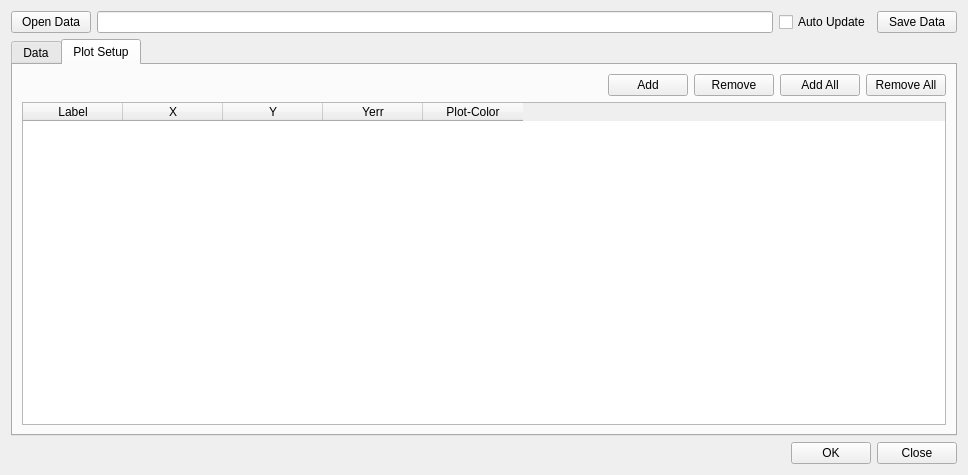
<?xml version="1.0" encoding="UTF-8"?>
<ui version="4.0">
 <class>Form</class>
 <widget class="QWidget" name="Form">
  <property name="geometry">
   <rect>
    <x>0</x>
    <y>0</y>
    <width>968</width>
    <height>475</height>
   </rect>
  </property>
  <property name="sizePolicy">
   <sizepolicy hsizetype="Expanding" vsizetype="Expanding">
    <horstretch>0</horstretch>
    <verstretch>0</verstretch>
   </sizepolicy>
  </property>
  <property name="windowTitle">
   <string>Form</string>
  </property>
  <layout class="QVBoxLayout" name="verticalLayout_2">
   <item>
    <layout class="QVBoxLayout" name="verticalLayout">
     <item>
      <layout class="QHBoxLayout" name="horizontalLayout">
       <item>
        <widget class="QPushButton" name="openDataFilePushButton">
         <property name="text">
          <string>Open Data</string>
         </property>
         <property name="autoDefault">
          <bool>false</bool>
         </property>
        </widget>
       </item>
       <item>
        <widget class="QLineEdit" name="dataFileLineEdit"/>
       </item>
       <item>
        <widget class="QCheckBox" name="autoUpdateCheckBox">
         <property name="text">
          <string>Auto Update</string>
         </property>
        </widget>
       </item>
       <item>
        <widget class="QPushButton" name="saveDataPushButton">
         <property name="text">
          <string>Save Data</string>
         </property>
        </widget>
       </item>
      </layout>
     </item>
     <item>
      <widget class="QTabWidget" name="tabWidget">
       <property name="currentIndex">
        <number>1</number>
       </property>
       <widget class="QWidget" name="dataTab">
        <attribute name="title">
         <string>Data</string>
        </attribute>
        <layout class="QVBoxLayout" name="verticalLayout_5">
         <item>
          <widget class="QSplitter" name="splitter">
           <property name="orientation">
            <enum>Qt::Horizontal</enum>
           </property>
           <widget class="QWidget" name="layoutWidget">
            <layout class="QVBoxLayout" name="verticalLayout_3">
             <item>
              <layout class="QHBoxLayout" name="horizontalLayout_3">
               <item>
                <widget class="QLabel" name="metaDataLabel">
                 <property name="sizePolicy">
                  <sizepolicy hsizetype="Fixed" vsizetype="Preferred">
                   <horstretch>0</horstretch>
                   <verstretch>0</verstretch>
                  </sizepolicy>
                 </property>
                 <property name="font">
                  <font>
                   <weight>75</weight>
                   <bold>true</bold>
                  </font>
                 </property>
                 <property name="text">
                  <string>Metadata</string>
                 </property>
                </widget>
               </item>
               <item>
                <widget class="QPushButton" name="addMetaDataPushButton">
                 <property name="text">
                  <string>Add</string>
                 </property>
                </widget>
               </item>
               <item>
                <widget class="QPushButton" name="removeMetaDataPushButton">
                 <property name="text">
                  <string>Remove</string>
                 </property>
                </widget>
               </item>
              </layout>
             </item>
             <item>
              <widget class="QTableWidget" name="metaDataTableWidget">
               <property name="sortingEnabled">
                <bool>true</bool>
               </property>
               <column>
                <property name="text">
                 <string>Parameter</string>
                </property>
               </column>
               <column>
                <property name="text">
                 <string>Value</string>
                </property>
               </column>
              </widget>
             </item>
            </layout>
           </widget>
           <widget class="QWidget" name="layoutWidget">
            <layout class="QVBoxLayout" name="verticalLayout_4">
             <item>
              <layout class="QHBoxLayout" name="horizontalLayout_4">
               <item>
                <widget class="QLabel" name="dataLabel">
                 <property name="sizePolicy">
                  <sizepolicy hsizetype="Fixed" vsizetype="Preferred">
                   <horstretch>0</horstretch>
                   <verstretch>0</verstretch>
                  </sizepolicy>
                 </property>
                 <property name="font">
                  <font>
                   <weight>75</weight>
                   <bold>true</bold>
                  </font>
                 </property>
                 <property name="text">
                  <string>Data</string>
                 </property>
                </widget>
               </item>
               <item>
                <widget class="QPushButton" name="addRowPushButton">
                 <property name="text">
                  <string>Add Row</string>
                 </property>
                </widget>
               </item>
               <item>
                <widget class="QPushButton" name="removeRowsPushButton">
                 <property name="text">
                  <string>Remove Rows</string>
                 </property>
                </widget>
               </item>
               <item>
                <widget class="QPushButton" name="editColumnPushButton">
                 <property name="text">
                  <string>Edit Column</string>
                 </property>
                </widget>
               </item>
               <item>
                <widget class="QPushButton" name="addColumnPushButton">
                 <property name="text">
                  <string>Add Column</string>
                 </property>
                </widget>
               </item>
               <item>
                <widget class="QPushButton" name="removeColumnPushButton">
                 <property name="text">
                  <string>Remove Columns</string>
                 </property>
                </widget>
               </item>
              </layout>
             </item>
             <item>
              <widget class="QTableWidget" name="dataTableWidget">
               <property name="sortingEnabled">
                <bool>true</bool>
               </property>
              </widget>
             </item>
            </layout>
           </widget>
          </widget>
         </item>
        </layout>
       </widget>
       <widget class="QWidget" name="plotSetupTab">
        <attribute name="title">
         <string>Plot Setup</string>
        </attribute>
        <layout class="QHBoxLayout" name="horizontalLayout_6">
         <item>
          <layout class="QVBoxLayout" name="verticalLayout_6">
           <item>
            <layout class="QHBoxLayout" name="horizontalLayout_5">
             <item>
              <spacer name="horizontalSpacer_2">
               <property name="orientation">
                <enum>Qt::Horizontal</enum>
               </property>
               <property name="sizeHint" stdset="0">
                <size>
                 <width>40</width>
                 <height>20</height>
                </size>
               </property>
              </spacer>
             </item>
             <item>
              <widget class="QPushButton" name="addPlotPushButton">
               <property name="text">
                <string>Add</string>
               </property>
              </widget>
             </item>
             <item>
              <widget class="QPushButton" name="removePlotPushButton">
               <property name="text">
                <string>Remove</string>
               </property>
              </widget>
             </item>
             <item>
              <widget class="QPushButton" name="addAllPlotPushButton">
               <property name="text">
                <string>Add All</string>
               </property>
              </widget>
             </item>
             <item>
              <widget class="QPushButton" name="removeAllPlotPushButton">
               <property name="text">
                <string>Remove All</string>
               </property>
              </widget>
             </item>
            </layout>
           </item>
           <item>
            <widget class="QTableWidget" name="plotSetupTableWidget">
             <column>
              <property name="text">
               <string>Label</string>
              </property>
             </column>
             <column>
              <property name="text">
               <string>X</string>
              </property>
             </column>
             <column>
              <property name="text">
               <string>Y</string>
              </property>
             </column>
             <column>
              <property name="text">
               <string>Yerr</string>
              </property>
             </column>
             <column>
              <property name="text">
               <string>Plot-Color</string>
              </property>
             </column>
            </widget>
           </item>
          </layout>
         </item>
        </layout>
       </widget>
      </widget>
     </item>
     <item>
      <layout class="QHBoxLayout" name="horizontalLayout_2">
       <item>
        <spacer name="horizontalSpacer">
         <property name="orientation">
          <enum>Qt::Horizontal</enum>
         </property>
         <property name="sizeHint" stdset="0">
          <size>
           <width>40</width>
           <height>20</height>
          </size>
         </property>
        </spacer>
       </item>
       <item>
        <widget class="QPushButton" name="okPushButton">
         <property name="text">
          <string>OK</string>
         </property>
         <property name="autoDefault">
          <bool>false</bool>
         </property>
         <property name="default">
          <bool>false</bool>
         </property>
        </widget>
       </item>
       <item>
        <widget class="QPushButton" name="closePushButton">
         <property name="text">
          <string>Close</string>
         </property>
        </widget>
       </item>
      </layout>
     </item>
    </layout>
   </item>
  </layout>
 </widget>
 <resources/>
 <connections/>
</ui>
